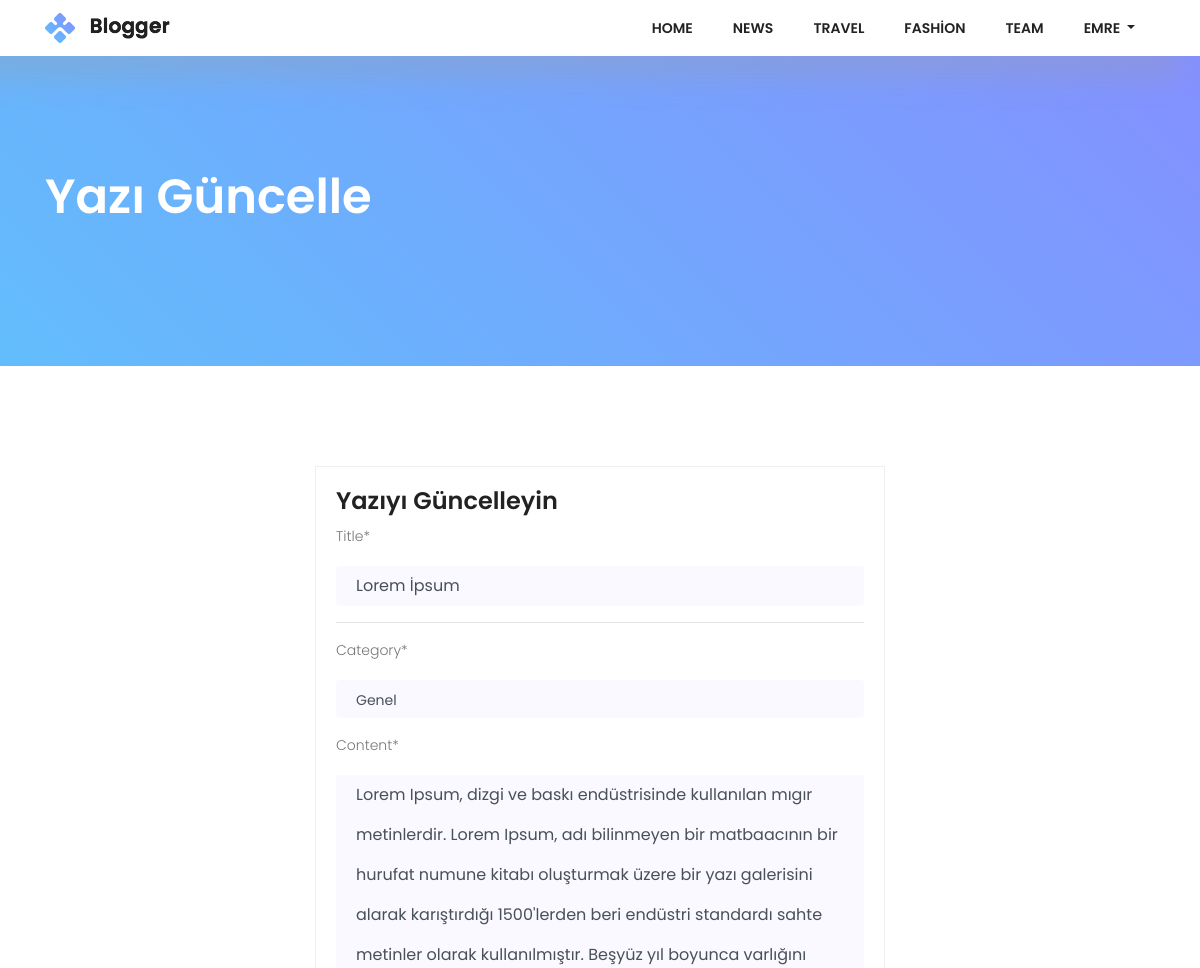
The app's page /detail/lorem-ipsum/update (signed in, upper part), older data.
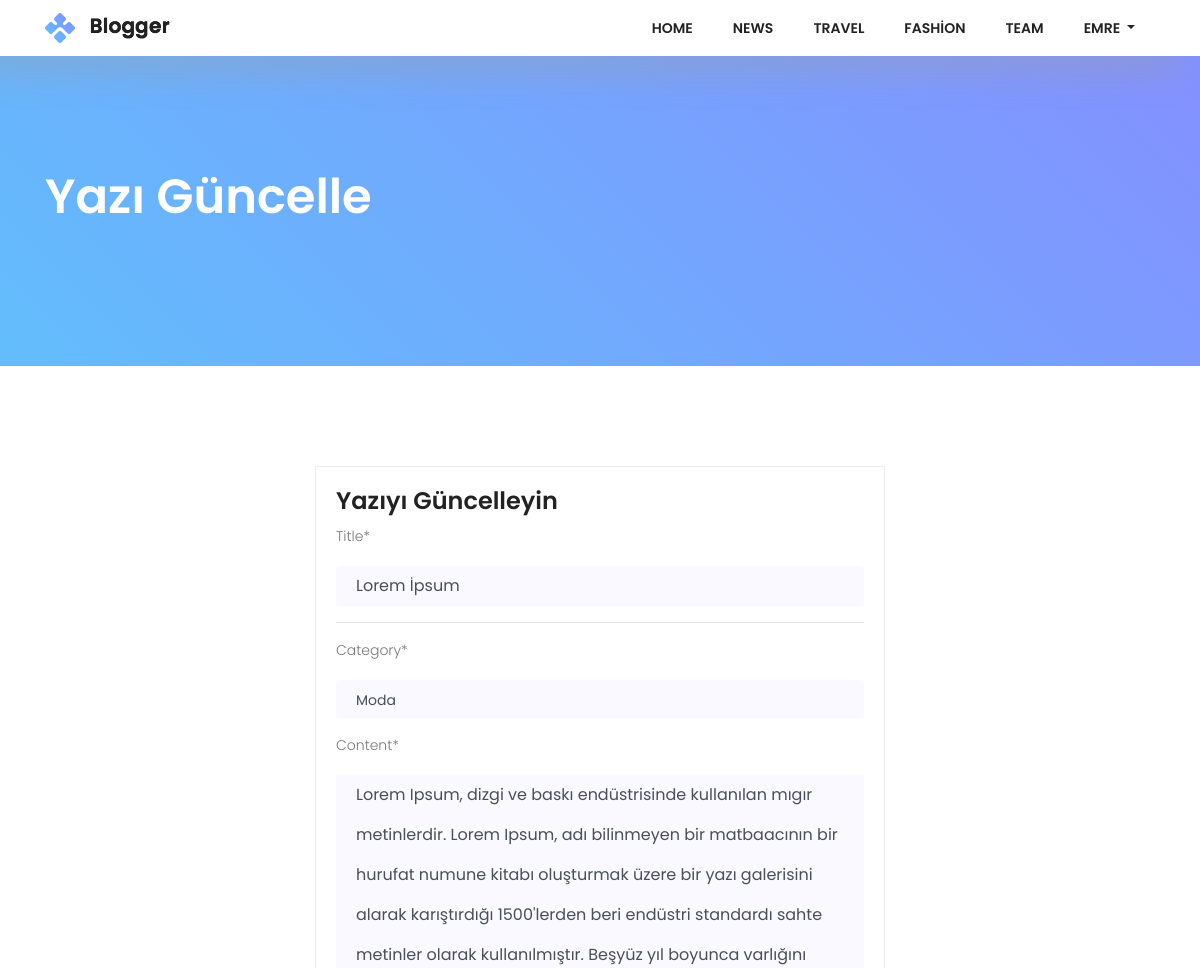
The same page, newer data.
### posts/models.py (models this page shows, shortened)
class Post(models.Model):
    user = models.ForeignKey(settings.AUTH_USER_MODEL,on_delete=models.CASCADE,default=1)
    title = models.CharField(max_length=150)
    image = models.ImageField(upload_to='uploads/',blank=True)
    content = models.TextField()
    slug = models.SlugField(unique=True,editable=False)
    created = models.DateField(auto_now_add=True)
    updated = models.DateField(auto_now=True)
    category = models.ForeignKey(Category,on_delete=models.CASCADE,related_name="posts")

class Category(models.Model):
    title = models.CharField(max_length=150)
    slug = models.SlugField(unique=True,editable=False)
    def __str__(self):
        return self.title

### posts/views.py (the view, shortened to what this page needs)
# urls.py: path('detail/<slug:slug>/update', views.UpdatePostView.as_view(),name='update'),
@method_decorator(login_required(login_url='/login'),name="dispatch")
class UpdatePostView(UpdateView):
    model = Post
    success_url = '/'
    template_name = 'posts/update_post.html'
    form_class = UpdatePostForm
    def get(self,request,*args,**kwargs):
        self.object = self.get_object()
        if self.object.user != request.user:
            return HttpResponseRedirect('/')
        return super(UpdatePostView,self).get(request,*args,**kwargs)

### posts/forms.py
class UpdatePostForm(forms.ModelForm):
    def __init__(self,*args,**kwargs):
        super(UpdatePostForm,self).__init__(*args,**kwargs)
        self.helper = FormHelper()
        self.helper.field_class = "mt-10"
        self.helper.layout = Layout(
            Field("title",css_class="single-input",placeholder="Title"),
            HTML("<hr>"),
            Field("category", css_class="single-input"),
            Field("content",css_class="single-input",placeholder="Birşeyler Yazın"),
            Field("image",css_class="single-input"),
        )
        self.helper.add_input(Submit('submit','Yazı Güncelle',css_class="nw-btn primary-btn mt-10"))
    class Meta:
        model = Post
        fields = ('title','content','category','image')

### posts/templates/posts/update_post.html
{% extends "base.html" %}
{% load static %}
{% load crispy_forms_tags %}
{% block content %}
            <section class="top-section-area section-gap">
                <div class="container">
                    <div class="row justify-content-between align-items-center d-flex">
                        <div class="col-lg-8 top-left">
                            <h1 class="text-white mb-20">Yazı Güncelle</h1>
                        </div>
                    </div>
                </div>
            </section>
    <div class="post-wrapper pt-100 pb-100">
        <section class="post-area">
            <div class="container">
                <div class="row justify-content-center">
                    <div class="col-lg-6" style="border:1px solid #eee; padding:20px">
                            <h3 class="mb-10">Yazıyı Güncelleyin</h3>
                            {% crispy form %}
                    </div>
                 </div>
            </div>
        </section>
    </div>
{% endblock %}

Row changes from the older to the newer data that the page shows:
changed Post "Lorem İpsum": category "Genel" → "Moda"
